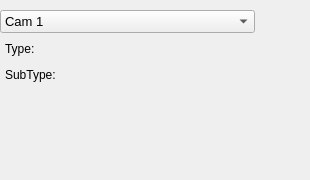
        <widget class="QWidget" name="tab_2">
         <attribute name="icon">
          <iconset resource="../qtresources.qrc">
           <normaloff>:/icons/icons8-slr-small-lens-96.png</normaloff>:/icons/icons8-slr-small-lens-96.png</iconset>
         </attribute>
         <attribute name="title">
          <string notr="true">Camera Settings</string>
         </attribute>
         <widget class="QWidget" name="verticalLayoutWidget_2">
          <property name="geometry">
           <rect>
            <x>0</x>
            <y>10</y>
            <width>301</width>
            <height>161</height>
           </rect>
          </property>
          <layout class="QVBoxLayout" name="verticalLayout">
           <item>
            <layout class="QHBoxLayout" name="horizontalLayout_12">
             <item>
              <widget class="QComboBox" name="comboBox_2">
               <property name="sizePolicy">
                <sizepolicy hsizetype="MinimumExpanding" vsizetype="Maximum">
                 <horstretch>0</horstretch>
                 <verstretch>0</verstretch>
                </sizepolicy>
               </property>
               <property name="minimumSize">
                <size>
                 <width>200</width>
                 <height>0</height>
                </size>
               </property>
               <property name="font">
                <font>
                 <family>Segoe UI</family>
                 <pointsize>10</pointsize>
                </font>
               </property>
               <property name="cursor">
                <cursorShape>PointingHandCursor</cursorShape>
               </property>
               <property name="statusTip">
                <string notr="true">Choose camera settings to be applied when creating new chunk...</string>
               </property>
               <property name="iconSize">
                <size>
                 <width>20</width>
                 <height>20</height>
                </size>
               </property>
               <item>
                <property name="text">
                 <string notr="true">Cam 1</string>
                </property>
                <property name="icon">
                 <iconset resource="../qtresources.qrc">
                  <normaloff>:/icons/icons8-full-page-view-50.png</normaloff>:/icons/icons8-full-page-view-50.png</iconset>
                </property>
               </item>
               <item>
                <property name="text">
                 <string notr="true">Cam 2</string>
                </property>
                <property name="icon">
                 <iconset resource="../qtresources.qrc">
                  <normaloff>:/icons/icons8-video-wall-50.png</normaloff>:/icons/icons8-video-wall-50.png</iconset>
                </property>
               </item>
               <item>
                <property name="text">
                 <string notr="true">Cam 3</string>
                </property>
                <property name="icon">
                 <iconset resource="../qtresources.qrc">
                  <normaloff>:/icons/icons8-live-photos-96.png</normaloff>:/icons/icons8-live-photos-96.png</iconset>
                </property>
               </item>
               <item>
                <property name="text">
                 <string notr="true">Cam 4</string>
                </property>
                <property name="icon">
                 <iconset resource="../qtresources.qrc">
                  <normaloff>:/icons/icons8-aperture-50.png</normaloff>:/icons/icons8-aperture-50.png</iconset>
                </property>
               </item>
               <item>
                <property name="text">
                 <string notr="true">Cam 5</string>
                </property>
                <property name="icon">
                 <iconset resource="../qtresources.qrc">
                  <normaloff>:/icons/icons8-video-stabilization-50.png</normaloff>:/icons/icons8-video-stabilization-50.png</iconset>
                </property>
               </item>
               <item>
                <property name="text">
                 <string notr="true">Cam 6</string>
                </property>
                <property name="icon">
                 <iconset resource="../qtresources.qrc">
                  <normaloff>:/icons/icons8-quadcopter-50.png</normaloff>:/icons/icons8-quadcopter-50.png</iconset>
                </property>
               </item>
              </widget>
             </item>
             <item>
              <widget class="QPushButton" name="btnDefCam">
               <property name="cursor">
                <cursorShape>PointingHandCursor</cursorShape>
               </property>
               <property name="toolTip">
                <string notr="true">Set as default</string>
               </property>
               <property name="text">
                <string notr="true"/>
               </property>
               <property name="icon">
                <iconset resource="../qtresources.qrc">
                 <normaloff>:/icons/icons8-christmas-star-50.png</normaloff>:/icons/icons8-christmas-star-50.png</iconset>
               </property>
               <property name="iconSize">
                <size>
                 <width>20</width>
                 <height>20</height>
                </size>
               </property>
               <property name="autoDefault">
                <bool>false</bool>
               </property>
               <property name="flat">
                <bool>true</bool>
               </property>
              </widget>
             </item>
            </layout>
           </item>
           <item>
            <layout class="QHBoxLayout" name="horizontalLayout_6">
             <item>
              <widget class="QLabel" name="label_9">
               <property name="font">
                <font>
                 <family>Segoe UI</family>
                 <pointsize>9</pointsize>
                 <weight>50</weight>
                 <bold>false</bold>
                </font>
               </property>
               <property name="frameShape">
                <enum>QFrame::NoFrame</enum>
               </property>
               <property name="text">
                <string notr="true">Type:</string>
               </property>
               <property name="indent">
                <number>5</number>
               </property>
              </widget>
             </item>
             <item>
              <widget class="QLabel" name="label_12">
               <property name="sizePolicy">
                <sizepolicy hsizetype="Expanding" vsizetype="Maximum">
                 <horstretch>0</horstretch>
                 <verstretch>0</verstretch>
                </sizepolicy>
               </property>
               <property name="minimumSize">
                <size>
                 <width>0</width>
                 <height>20</height>
                </size>
               </property>
               <property name="maximumSize">
                <size>
                 <width>16777215</width>
                 <height>20</height>
                </size>
               </property>
               <property name="font">
                <font>
                 <family>Segoe UI</family>
                 <pointsize>8</pointsize>
                </font>
               </property>
               <property name="frameShape">
                <enum>QFrame::NoFrame</enum>
               </property>
               <property name="text">
                <string notr="true"/>
               </property>
              </widget>
             </item>
            </layout>
           </item>
           <item>
            <layout class="QHBoxLayout" name="horizontalLayout_7">
             <item>
              <widget class="QLabel" name="label_13">
               <property name="font">
                <font>
                 <family>Segoe UI</family>
                 <pointsize>9</pointsize>
                 <weight>50</weight>
                 <bold>false</bold>
                </font>
               </property>
               <property name="text">
                <string notr="true">SubType:</string>
               </property>
               <property name="indent">
                <number>5</number>
               </property>
              </widget>
             </item>
             <item>
              <widget class="QLabel" name="label_14">
               <property name="sizePolicy">
                <sizepolicy hsizetype="Expanding" vsizetype="Maximum">
                 <horstretch>0</horstretch>
                 <verstretch>0</verstretch>
                </sizepolicy>
               </property>
               <property name="minimumSize">
                <size>
                 <width>0</width>
                 <height>20</height>
                </size>
               </property>
               <property name="maximumSize">
                <size>
                 <width>16777215</width>
                 <height>20</height>
                </size>
               </property>
               <property name="font">
                <font>
                 <family>Segoe UI</family>
                 <pointsize>8</pointsize>
                </font>
               </property>
               <property name="frameShape">
                <enum>QFrame::NoFrame</enum>
               </property>
               <property name="text">
                <string notr="true"/>
               </property>
              </widget>
             </item>
            </layout>
           </item>
           <item>
            <spacer name="verticalSpacer_2">
             <property name="orientation">
              <enum>Qt::Vertical</enum>
             </property>
             <property name="sizeHint" stdset="0">
              <size>
               <width>20</width>
               <height>40</height>
              </size>
             </property>
            </spacer>
           </item>
          </layout>
         </widget>
        </widget>
